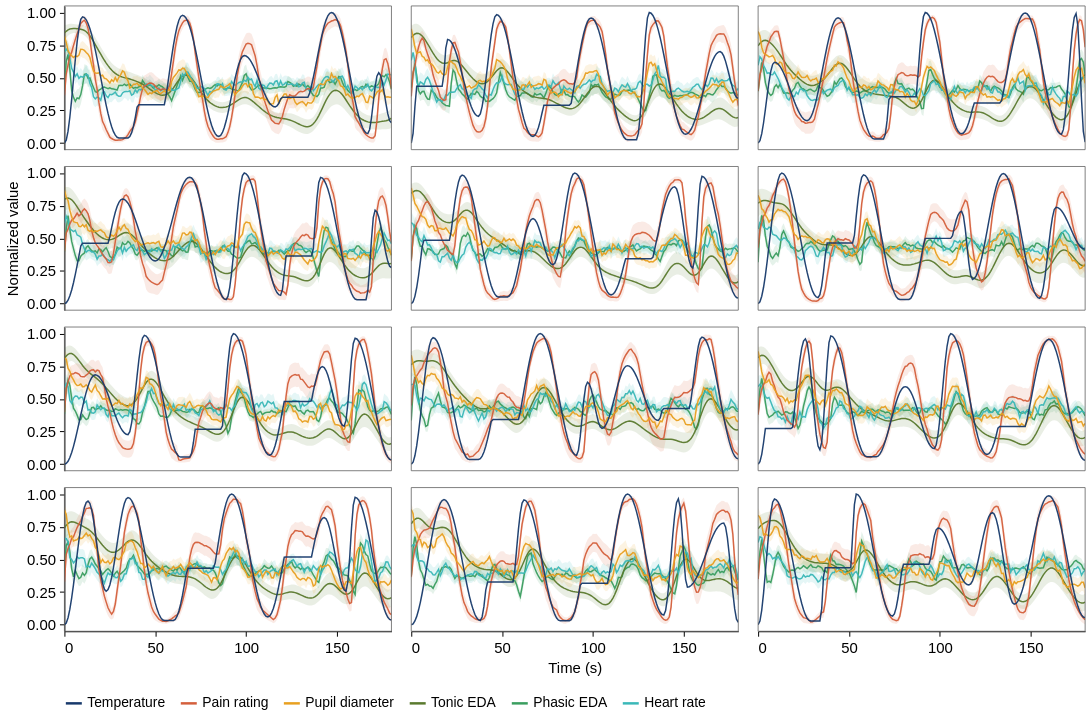

The cell this chart's notebook holds for it:
### Markdown cell above
## Step 3 — Grand-averaged physiological signals

### Code cell
physiological_averages_chart = plot_grand_averages_grid(
    averages,
    physiological_signals,
    signal_labels=None,
    signal_colors=None,
    columns=3,
    width=330,
    height=145,
    display_step_ms=1000,
    y_domain=(-0.05, 1.05),
    line_width=1.5,
    line_opacity=0.95,
    show_ci=True,
    ci_opacity=0.13,
    column_spacing=18,
    row_spacing=14,
    legend_columns=6,
    panel_border_color="#606060",
    panel_border_width=0.8,
    title=None,
)
style_figure(physiological_averages_chart)
